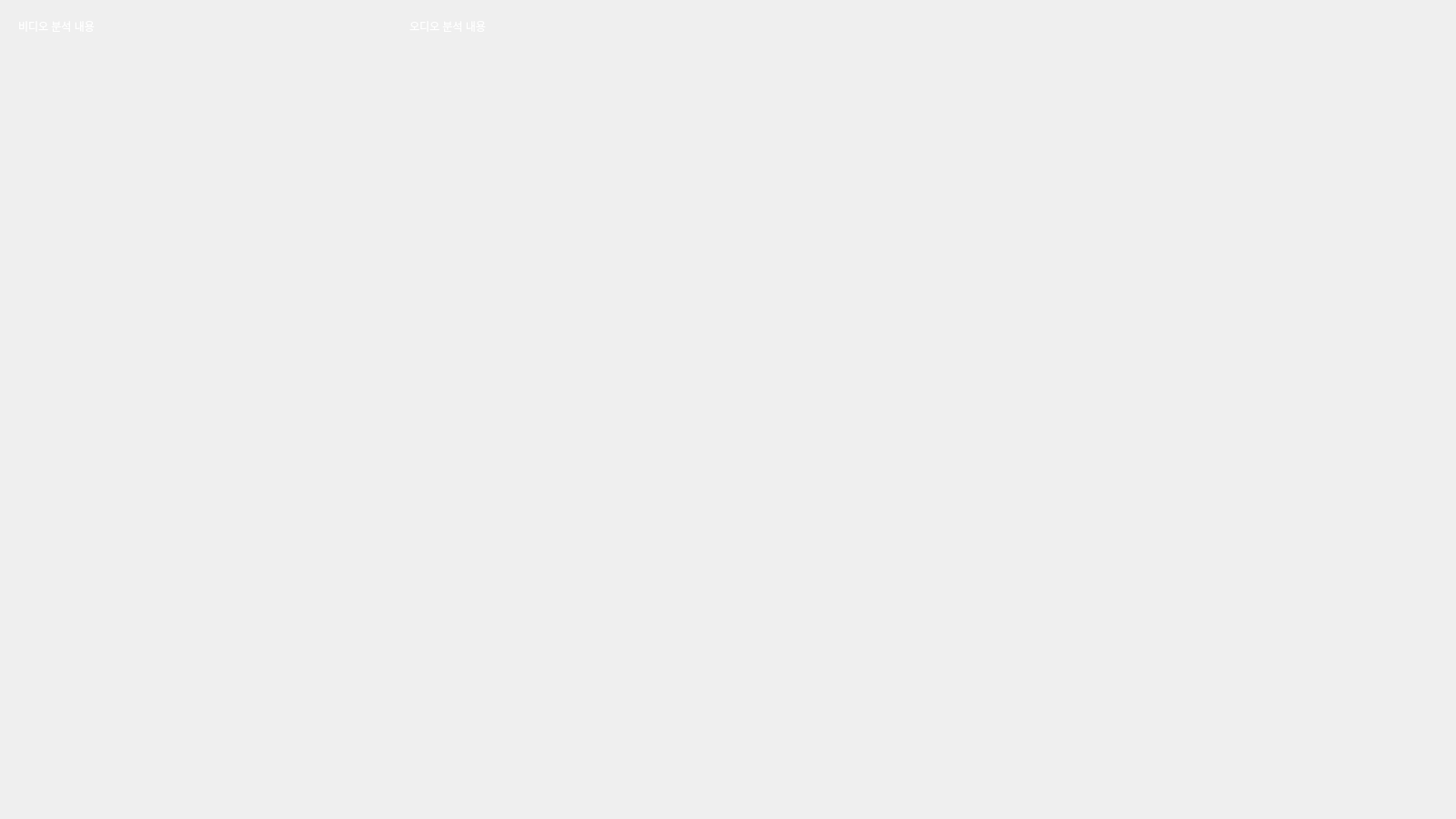
<?xml version="1.0" encoding="UTF-8"?>
<ui version="4.0">
 <class>MainWindow</class>
 <widget class="QMainWindow" name="MainWindow">
  <property name="geometry">
   <rect>
    <x>0</x>
    <y>0</y>
    <width>1600</width>
    <height>900</height>
   </rect>
  </property>
  <property name="windowTitle">
   <string>MainWindow</string>
  </property>
  <widget class="QWidget" name="centralwidget">
   <widget class="QLabel" name="video">
    <property name="geometry">
     <rect>
      <x>0</x>
      <y>0</y>
      <width>1600</width>
      <height>900</height>
     </rect>
    </property>
    <property name="text">
     <string/>
    </property>
   </widget>
   <widget class="QLabel" name="video_text">
    <property name="geometry">
     <rect>
      <x>20</x>
      <y>20</y>
      <width>391</width>
      <height>451</height>
     </rect>
    </property>
    <property name="styleSheet">
     <string notr="true">font: 16pt &quot;예스 고딕 레귤러&quot;;
color:rgb(255, 255, 255)</string>
    </property>
    <property name="text">
     <string>비디오 분석 내용</string>
    </property>
    <property name="alignment">
     <set>Qt::AlignLeading|Qt::AlignLeft|Qt::AlignTop</set>
    </property>
   </widget>
   <widget class="QLabel" name="audio_text">
    <property name="geometry">
     <rect>
      <x>450</x>
      <y>20</y>
      <width>421</width>
      <height>451</height>
     </rect>
    </property>
    <property name="styleSheet">
     <string notr="true">font: 16pt &quot;예스 고딕 레귤러&quot;;
color:rgb(255, 255, 255)</string>
    </property>
    <property name="text">
     <string>오디오 분석 내용</string>
    </property>
    <property name="alignment">
     <set>Qt::AlignLeading|Qt::AlignLeft|Qt::AlignTop</set>
    </property>
   </widget>
   <widget class="QLabel" name="audio_tempo_text">
    <property name="geometry">
     <rect>
      <x>450</x>
      <y>110</y>
      <width>421</width>
      <height>451</height>
     </rect>
    </property>
    <property name="styleSheet">
     <string notr="true">font: 16pt &quot;예스 고딕 레귤러&quot;;
color:rgb(255, 255, 255)</string>
    </property>
    <property name="alignment">
     <set>Qt::AlignLeading|Qt::AlignLeft|Qt::AlignTop</set>
    </property>
   </widget>
   <widget class="QLabel" name="audio_sub_text">
    <property name="geometry">
     <rect>
      <x>450</x>
      <y>500</y>
      <width>421</width>
      <height>451</height>
     </rect>
    </property>
    <property name="styleSheet">
     <string notr="true">font: 20pt &quot;예스 고딕 레귤러&quot;;
color:rgb(0, 0, 0)</string>
    </property>
    <!-- <property name="text">
     <string>오디오 분석 내용</string>
    </property>
    <property name="alignment">
     <set>Qt::AlignLeading|Qt::AlignLeft|Qt::AlignTop</set>
    </property> --> -->
   </widget>
  </widget>
 </widget>
 <resources/>
 <connections/>
</ui>
